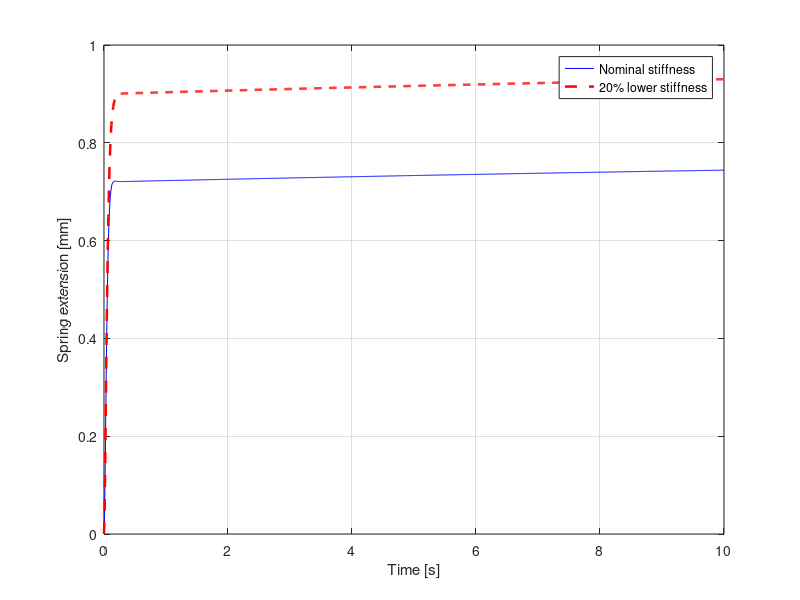

This chart was generated by the following MATLAB code: (Note: this script raises an error after producing the figure.)


clear;
clc;
close all;

%% Parameters — replace with your measured values
m1 = 1500;       % Mass of car 1 [kg]
m2 = 1000;       % Mass of car 2 [kg]

b1 = 50;       % Resistance coefficient for car 1 [N*s/m]
b2 = 40;       % Resistance coefficient for car 2 [N*s/m]

k = 1e6;         % Spring stiffness [N/m]

c  = 44068;     % Koblingsdemper [N*s/m], ingen koblingsdemping ved c = 0
%% Applied for  e
F0 = 1800;       % Constant force on car 1 [N]
F = @(t) F0;

%% Initial conditions
% Order: [x1; v1; x2; v2]
y0 = [0; 0; 0; 0];

%% Equations of motion
% y(1) = x1
% y(2) = v1
% y(3) = x2
% y(4) = v2

dydt = @(t,y) [
    y(2);
    (F(t) - b1*y(2) - (k*(y(1)-y(3)) + c*(y(2)-y(4)))) / m1;
    y(4);
    ((k*(y(1)-y(3)) + c*(y(2)-y(4))) - b2*y(4)) / m2
];

%% Solve from 0 to 10 seconds
tspan = linspace(0, 10, 1001);

options = odeset('RelTol', 1e-7, 'AbsTol', 1e-9);
[t, y] = ode45(dydt, tspan, y0, options);

%% Extract results
x1 = y(:,1);
v1 = y(:,2);

x2 = y(:,3);
v2 = y(:,4);
%% Simulated displacements at t = 5 s
[~, idx5] = min(abs(t - 5));

fprintf('\nTime:    %.2f s\n', t(idx5));
fprintf('Car:     %.9f m\n', x1(idx5));
fprintf('Trailer: %.9f m\n', x2(idx5));

extension = x1 - x2;
spring_force = k * extension;

%% Compare nominal and reduced spring stiffness
kSoft = 0.8 * k;

couplingSoft = @(y) kSoft*(y(1)-y(3)) + c*(y(2)-y(4));

dydtSoft = @(t,y) [
    y(2);
    (F(t) - b1*y(2) - couplingSoft(y)) / m1;
    y(4);
    (couplingSoft(y) - b2*y(4)) / m2
];

[tSoft, ySoft] = ode45(dydtSoft, tspan, y0, options);

extensionMM = 1000 * extension;
extensionSoftMM = 1000 * (ySoft(:,1) - ySoft(:,3));

stiffnessFigure = figure('Color', 'w');
plot(t, extensionMM, 'b-', tSoft, extensionSoftMM, 'r--', ...
    'LineWidth', 1.8);
xlabel('Time [s]');
ylabel('Spring extension [mm]');
legend('Nominal stiffness', '20% lower stiffness', 'Location', 'best');
grid on;

[~, idx5] = min(abs(t - 5));
fprintf('Nominal extension at 5 s: %.3f mm\n', extensionMM(idx5));
fprintf('Reduced-stiffness extension at 5 s: %.3f mm\n', extensionSoftMM(idx5));

%% Plot results
graphFigure = figure('Color', 'w', 'Position', [100 100 850 800]);
layout = tiledlayout(graphFigure, 4, 1, ...
    'TileSpacing', 'compact', 'Padding', 'compact');

% Applied driving force: step from 0 to F0 at t = 0
nexttile(layout);
plot([0 0 t(end)], [0 F0 F0], 'Color', [0.85 0.33 0.10], 'LineWidth', 2.5);
ylabel('Driving force [N]');
ylim([0 1.15*F0]);
xlim([0 t(end)]);
grid on;

% Displacements
nexttile(layout);
plot(t, x1, 'b-', t, x2, 'r--', 'LineWidth', 1.5);
ylabel('Displacement [m]');
legend('Car', 'Trailer', 'Location', 'best');
xlim([0 t(end)]);
grid on;

% Velocities
nexttile(layout);
plot(t, v1, 'b-', t, v2, 'r--', 'LineWidth', 1.5);
ylabel('Velocity [m/s]');
legend('Car', 'Trailer', 'Location', 'best');
xlim([0 t(end)]);
grid on;

% Spring force
nexttile(layout);
plot(t, spring_force, 'Color', [0.85 0.33 0.10], 'LineWidth', 2.5);
ylabel('Spring force [N]');
xlabel('Time [s]');
xlim([0 t(end)]);
grid on;


%% Export graph PDF, numeric PDF and CSV
[folder, name] = fileparts(mfilename('fullpath'));
out = fullfile(folder, 'results');
if ~isfolder(out), mkdir(out); end
values = table(t, x1, x2, v1, v2, extension, spring_force, ...
    'VariableNames', {'Time_s','X1_m','X2_m','V1_m_s','V2_m_s','Extension_m','SpringForce_N'});
writetable(values, fullfile(out, [name '_values.csv']));
writeValuesPDF(fullfile(out, [name '_values.pdf']), values);
exportgraphics(graphFigure, fullfile(out, [name '_graphs.pdf']), 'ContentType', 'vector');
exportgraphics(stiffnessFigure, fullfile(out, 'stiffness_comparison.pdf'), ...
    'ContentType', 'vector');
%% Animate the two cars
% Uses the t, x1 and x2 values calculated above.

carLength = 0.12;     % Visual car length [m]
carHeight = 0.06;     % Visual car height [m]
L0 = 0.20;           % Unstretched spring length [m] (for drawing)

% Actual drawing positions:
% Car 2 starts behind car 1.
p2 = x2;
p1 = x1 + carLength + L0;

fig = figure('Name', 'Two-car simulation', 'Color', 'w');
ax = axes('Parent', fig);
hold(ax, 'on');
grid(ax, 'on');
axis(ax, 'equal');

xlabel(ax, 'Position along track [m]');
ylim(ax, [-0.04, 0.18]);

% The view follows the cars.
viewWidth = 1.0;

car2 = rectangle('Parent', ax, ...
    'Position', [p2(1), 0, carLength, carHeight], ...
    'FaceColor', [0.9 0.25 0.2], ...
    'Curvature', 0.15);

car1 = rectangle('Parent', ax, ...
    'Position', [p1(1), 0, carLength, carHeight], ...
    'FaceColor', [0.2 0.45 0.9], ...
    'Curvature', 0.15);

spring = plot(ax, NaN, NaN, 'k-', 'LineWidth', 1.5);

label1 = text(ax, p1(1), 0.09, 'Car 1', ...
    'HorizontalAlignment', 'center');
label2 = text(ax, p2(1), 0.09, 'Car 2', ...
    'HorizontalAlignment', 'center');

% Zigzag shape of the spring
nPoints = 25;
springY = (carHeight/2) * ones(1, nPoints);
springY(2:end-1) = carHeight/2 ...
    + 0.012 * (-1).^(1:nPoints-2);

%% Play animation at approximately real-time speed
frameStep = max(1, round((1/30) / mean(diff(t))));
clockStart = tic;

for j = 1:frameStep:length(t)
    if ~isgraphics(fig)
        break;
    end

    % Match animation time to simulation time.
    pause(max(0, (t(j)-t(1)) - toc(clockStart)));

    if ~isgraphics(fig)
        break;
    end

    set(car1, 'Position', ...
        [p1(j), 0, carLength, carHeight]);
    set(car2, 'Position', ...
        [p2(j), 0, carLength, carHeight]);

    % Spring connects the front of car 2 to the back of car 1.
    springX = linspace(p2(j)+carLength, p1(j), nPoints);
    set(spring, 'XData', springX, 'YData', springY);

    set(label1, 'Position', [p1(j)+carLength/2, 0.09, 0]);
    set(label2, 'Position', [p2(j)+carLength/2, 0.09, 0]);

    midpoint = (p1(j)+p2(j)+carLength)/2;
    xlim(ax, midpoint + [-viewWidth/2, viewWidth/2]);

    title(ax, sprintf('Time: %.2f s | Spring extension: %.3f m', ...
        t(j), x1(j)-x2(j)));

    drawnow;
end
function writeValuesPDF(destination,data)
    [~,reportName] = fileparts(destination);
    % Plain ASCII text on landscape A4 pages. Offsets are byte positions.
    rowsPerPage = 43;
    pages = ceil(height(data)/rowsPerPage);
    objects = cell(3+2*pages,1);
    objects{1} = '<< /Type /Catalog /Pages 2 0 R >>';
    pageIds = 4:2:(3+2*pages);
    objects{2} = sprintf('<< /Type /Pages /Count %d /Kids [%s] >>', ...
        pages,sprintf('%d 0 R ',pageIds));
    objects{3} = '<< /Type /Font /Subtype /Type1 /BaseFont /Courier >>';
    for page = 1:pages
        first = 1+(page-1)*rowsPerPage;
        last = min(first+rowsPerPage-1,height(data));
        id = pageIds(page);
        objects{id} = sprintf(['<< /Type /Page /Parent 2 0 R /MediaBox [0 0 842 595] ' ...
            '/Resources << /Font << /F1 3 0 R >> >> /Contents %d 0 R >>'],id+1);
        titleLine = sprintf('%s | samples %d-%d | page %d/%d',reportName,first,last,page,pages);
        headers = sprintf('%14s',data.Properties.VariableNames{:});
        lines = {['BT /F1 9 Tf 12 TL 24 565 Td (' titleLine ') Tj'], ...
            ['T* (' headers ') Tj']};
        for row = first:last
            lines{end+1} = ['T* (' sprintf('%14.6g',data{row,:}) ') Tj'];
        end
        stream = strjoin([lines,{'ET'}],newline);
        objects{id+1} = sprintf('<< /Length %d >>\nstream\n%s\nendstream',numel(stream),stream);
    end
    tmp = [tempname(fileparts(destination)) '.pdf'];
    fid = fopen(tmp,'wb');
    assert(fid ~= -1,'Could not open temporary PDF.');
    try
        fprintf(fid,'%%PDF-1.4\n');
        offsets = zeros(numel(objects),1);
        for id = 1:numel(objects)
            offsets(id) = ftell(fid);
            fprintf(fid,'%d 0 obj\n%s\nendobj\n',id,objects{id});
        end
        startxref = ftell(fid);
        fprintf(fid,'xref\n0 %d\n0000000000 65535 f \n',numel(objects)+1);
        fprintf(fid,'%010d 00000 n \n',offsets);
        fprintf(fid,'trailer\n<< /Size %d /Root 1 0 R >>\nstartxref\n%d\n%%%%EOF\n', ...
            numel(objects)+1,startxref);
        fclose(fid);
        fid = -1;
        movefile(tmp,destination,'f');
    catch err
        if fid ~= -1, fclose(fid); end
        if isfile(tmp), delete(tmp); end
        rethrow(err);
    end
end
